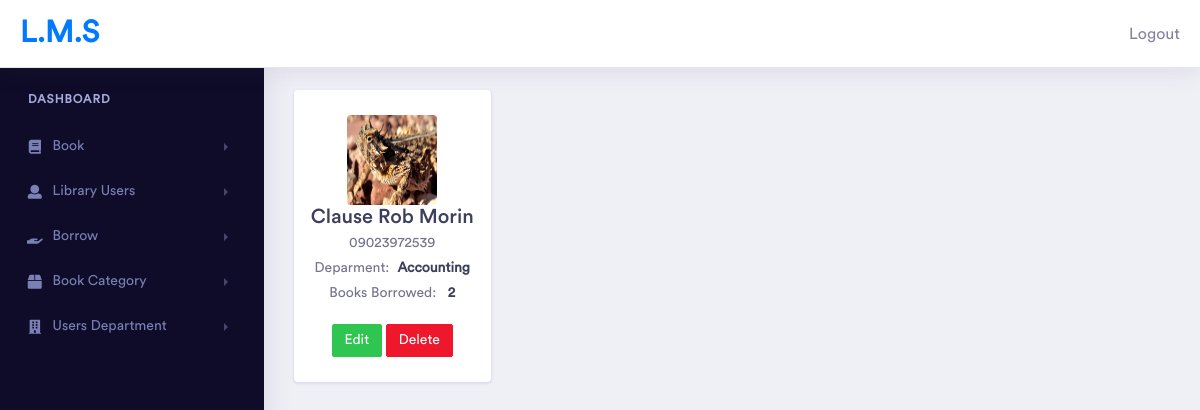
Screenshot of /dashboard/user/list (signed in) with the database file from the repository.
### core/models.py (models this page shows)
class LibraryUser(models.Model):
    reg_no = models.CharField(max_length=25)
    first_name = models.CharField(max_length=25)
    last_name = models.CharField(max_length=25)
    other_name = models.CharField(max_length=25)
    department = models.ForeignKey(
        Department, on_delete=models.CASCADE, related_name='department_user')
    photo = models.ImageField(upload_to='uploads')
    phone = models.CharField(max_length=25)
    date_added = models.DateTimeField(auto_now=True)
    def __str__(self):
        return self.last_name + " " + self.first_name + " " + self.other_name

class Department(models.Model):
    name = models.CharField(max_length=25)
    def __str__(self):
        return self.name

### core/views.py (the view)
class UserListView(LoginRequiredMixin, ListView):
    model = LibraryUser
    template_name = 'dashboard/user/list.html'

### core/templates/dashboard/user/list.html
{% extends 'dashboard/base.html' %}
{% block content %}
<div class="row">
    {% for user in libraryuser_list %}
    <div class="col-xl-3 col-lg-6 col-md-6 col-sm-12 col-12">
        <div class="card campaign-card text-center">
            <div class="card-body p-0">
                <img src="{{user.photo.url}}" alt="user" class="user-avatar-xl rounded">
                <div class="campaign-info">
                    <h3 class="mb-1">{{user}}</h3>
                    <p class="mb-1">{{user.phone}}</p>
                    <p class="mb-1">Deparment:<span class="text-dark font-medium ml-2">{{user.department}}</span></p>
                    <p>Books Borrowed: <span class="text-dark font-medium ml-2">{{user.borrowed.count}}</span></p>
                    <a href="{% url 'core:user_update' user.id %}" class="btn btn-success btn-sm">Edit</a>
                    <a href="{% url 'core:user_delete' user.id %}" class="btn btn-danger btn-sm">Delete</a>
                </div>
            </div>
        </div>
    </div>
    {% endfor %}
</div>
{% endblock content %}

### rows the page displays
LibraryUser: photo (picture), last_name+first_name+other_name "Clause Rob Morin", phone "09023972539", department "Accounting", borrowed.count "2"
